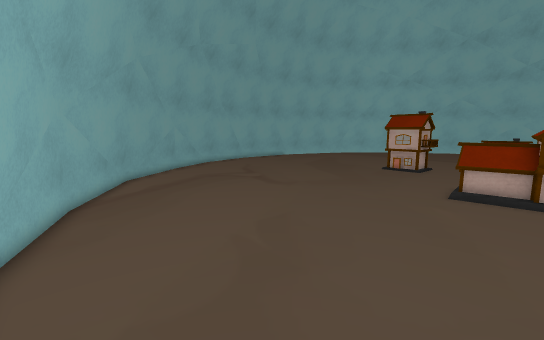
View 1 (above)

16 first-person views from a walk through a 3-D level made in the Unity game engine. The camera is 1.5 m above the floor, tilts 8° down and sees 90° across. The floor is counted in squares, 0.5 m on a side. Each view is taken from the middle of a square. On the plan, view 1 faces up. The plan holds only what a view shows up to about 20 squares ahead; the rest is blank. The place goes on beyond the plan. The player is left out. Some animated figures are left out. Some surface patterns are stand-ins.

View 2
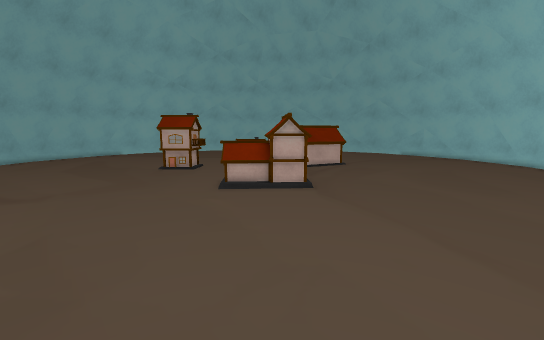

View 3
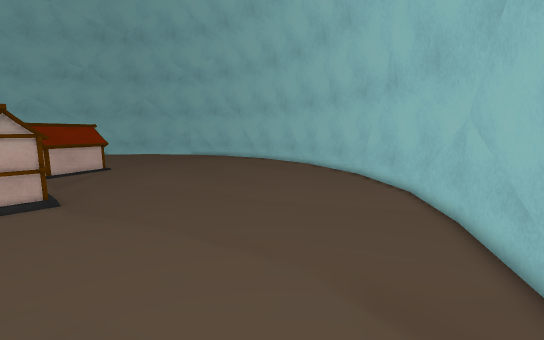

View 4
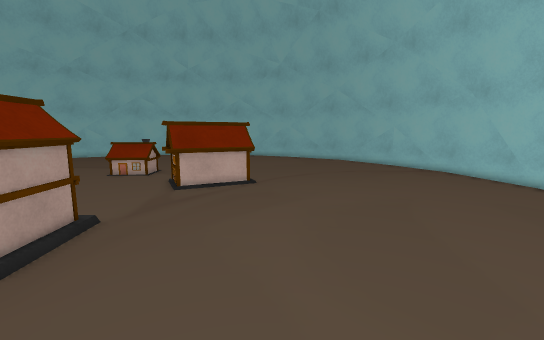

View 5
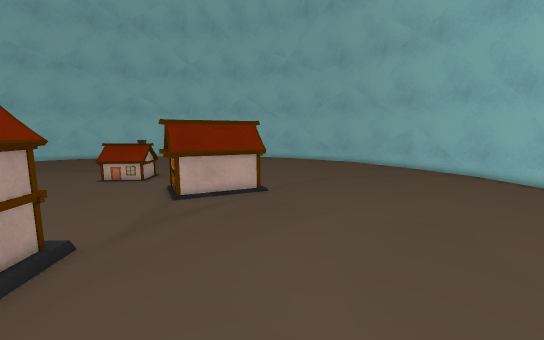

View 6
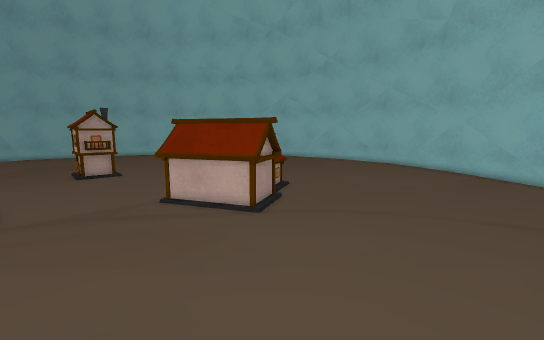

View 7
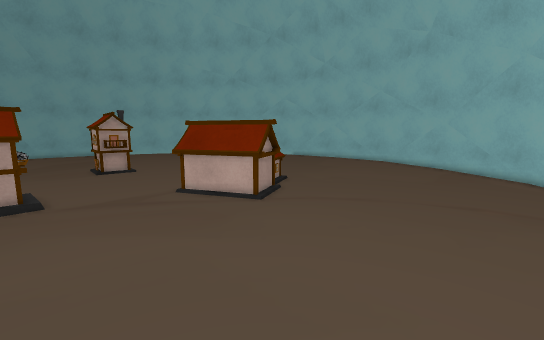

View 8
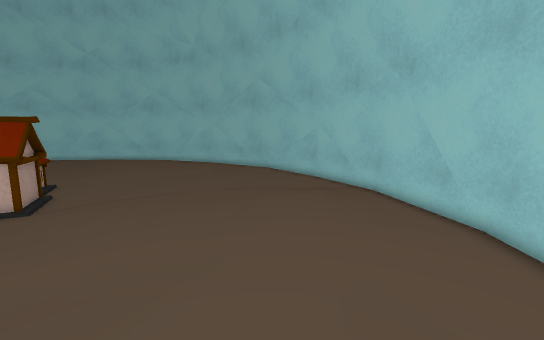

View 9
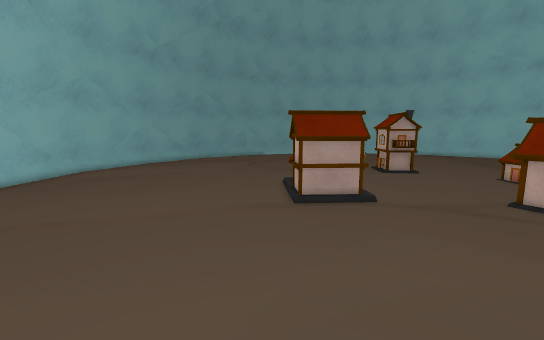

View 10
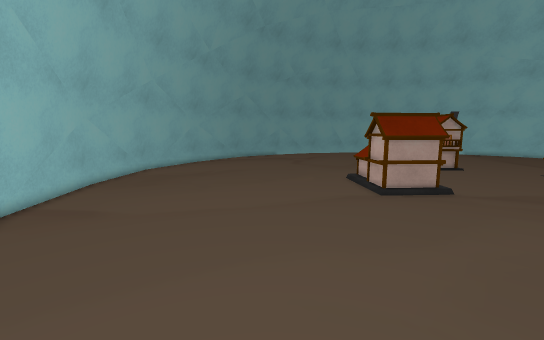

View 11
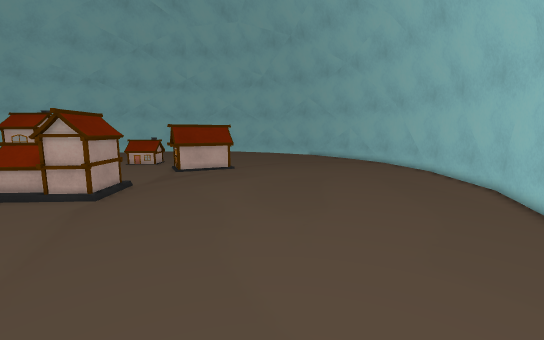

View 12
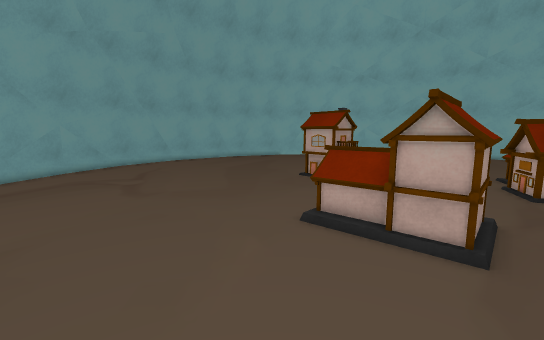

View 13
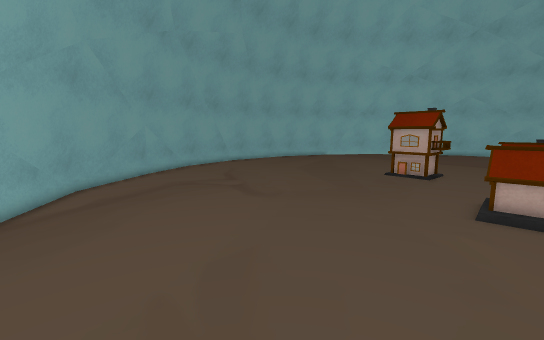

View 14
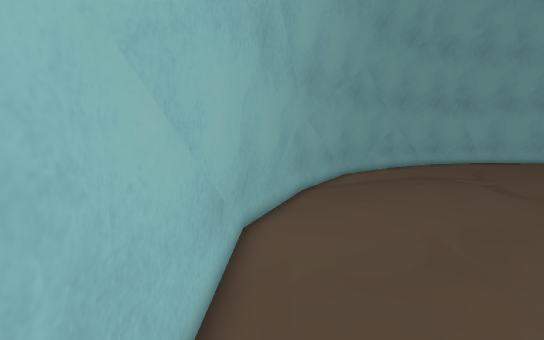

View 15
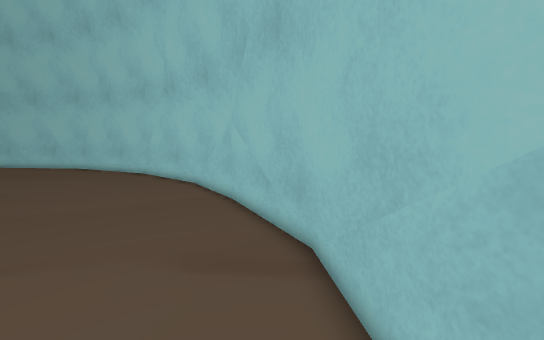

View 16
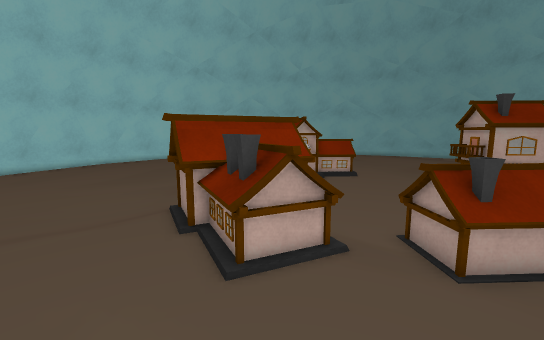

### Floor plan
Points are (right, up) in squares from view 1. A wall is a line through its corners. A room is listed if a view was taken in it or the views show most of it. See-through windows are left out.
Room 1 (views 1, 2, 3, 4, 5, 6, 7, 8, 9, 10, 11, 12, 13, 14, 15, 16)
walls: (17.9, -6.3) (21.7, -5.3); (15.7, -6.6) (19.3, -6.1); (20.5, -6) (26.6, -3.4); (24.7, -4.1) (28.2, -1.9) (30.9, 0.3); (9.7, -6.2) (11.6, -6.5); (25.3, -3.9) (27.9, -2.3); (4.2, -4) (9.6, -6.2) (15, -6.5); (27, -3.2) (32.1, 1.1); (4.7, -4.7) (9.8, -6.2); (30.7, 0.2) (33.3, 3.2); (32.4, 1.6) (35.3, 5.9); (-0.8, -0.9) (4.3, -4.1); (-1.3, -0.4) (3.6, -4.1); (34.6, 5.1) (36.5, 9.5); (-4.4, 3.1) (-1.2, -0.5); (35.7, 6.5) (36.5, 9.2); (-7.5, 9.3) (-5.1, 4.4) (-1.7, -0.1); (-8.5, 14.3) (-7.7, 10) (-5.7, 4.8); (-8.4, 16.6) (-7.9, 10.8); (-8, 22.1) (-8.5, 16.4); (-7.9, 22.5) (-8.5, 18.9); (-7.7, 23.1) (-7.9, 22.3); (-7.6, 23.3) (-7.9, 22.6)
low walls: (18.9, -6.2) (21.1, -5.7); (17.3, -6.5) (20.1, -6.2); (26.1, -3.7) (27.4, -2.9); (4.1, -4.3) (6.9, -5.4); (1.7, -2.7) (4.2, -4.3); (31.3, 0.5) (32.9, 2.3); (32, 0.9) (32.4, 1.4); (35.1, 5.6) (36.2, 8); (-5, 3.7) (-4.5, 3.2); (-5.4, 4.4) (-3.8, 2.4); (-6.3, 6.4) (-5.2, 4.2); (-8.5, 15.1) (-8.3, 13.2); (-8.4, 19.4) (-8.5, 18.7)
objects: other object (8, 9) to (14, 14); other object (9, 20) to (13, 23); other object (17, 20) to (21, 23); other object (18, 13) to (24, 20)

Where each view was taken, in squares from view 1:
view 1: 0 up, 0 right, facing up
view 2: 0 up, 0 right, facing up-right
view 3: 0 up, 1 right, facing right
view 4: 1 up, 12 right, facing up-right
view 5: 3 up, 13 right, facing up-right
view 6: 3 up, 23 right, facing up
view 7: 1 up, 23 right, facing up
view 8: 0 up, 22 right, facing up-right
view 9: 0 up, 19 right, facing up-left
view 10: 4 down, 17 right, facing up-left
view 11: 5 down, 9 right, facing up-right
view 12: 3 up, 7 right, facing up
view 13: 3 up, 1 right, facing up
view 14: 1 down, 1 right, facing up-left
view 15: 1 up, 0 right, facing down-right
view 16: 23 up, 27 right, facing down-left
